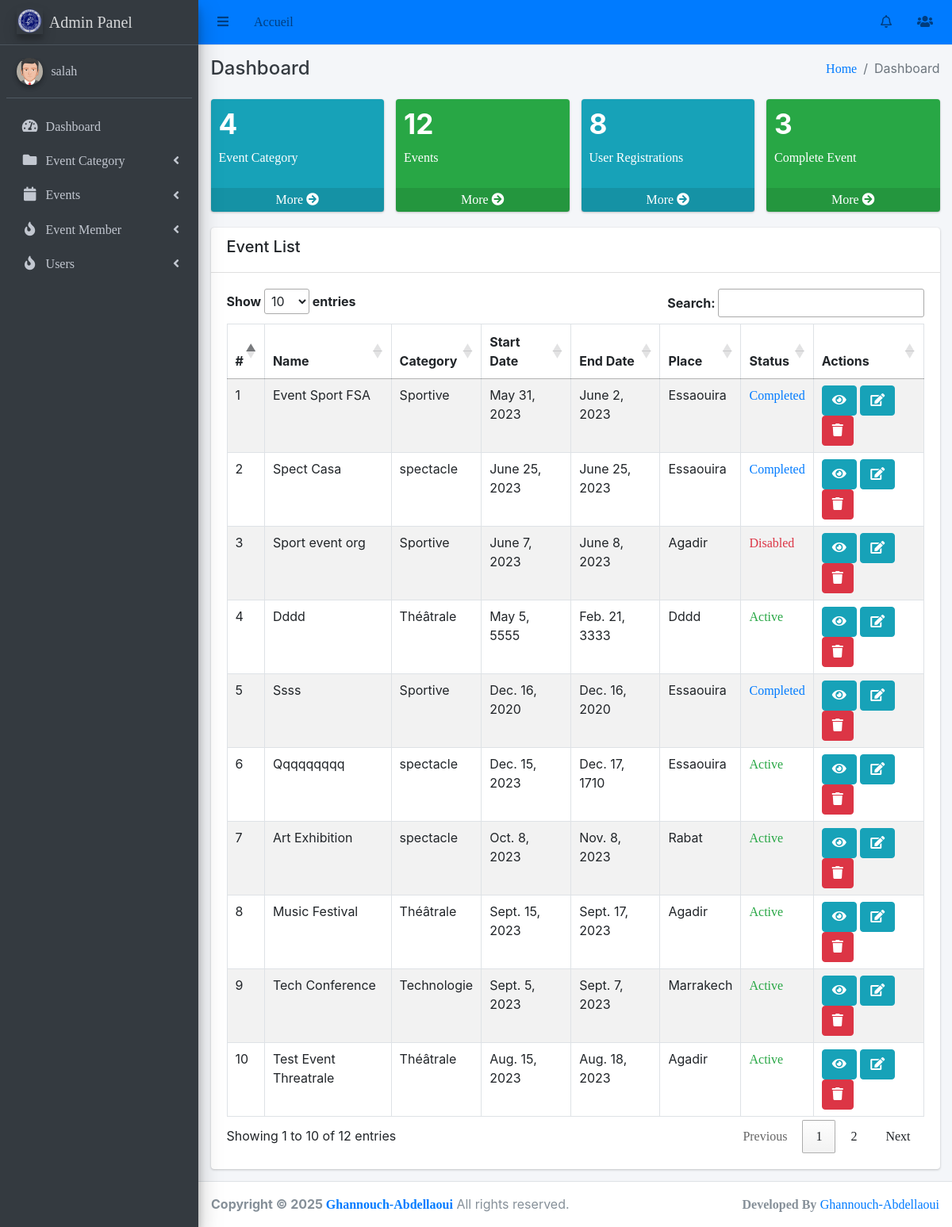
Screenshot of /admin_events/ (signed in) with the database file from the repository.
### events/models.py (models this page shows, shortened)
class Event(models.Model):
    category = models.ForeignKey(EventCategory, on_delete=models.CASCADE)
    name = models.CharField(max_length=255, unique=True)
    description = RichTextUploadingField()
    job_category = models.ForeignKey(JobCategory, on_delete=models.CASCADE)
    select_scheduled_status = (
        ('yet to scheduled', 'Yet to Scheduled'),
        ('scheduled', 'Scheduled')
    )
    scheduled_status = models.CharField(max_length=25, choices=select_scheduled_status)
    venue = models.CharField(max_length=255)
    start_date = models.DateField()
    end_date = models.DateField()
    location = LocationField()
    maximum_attende = models.PositiveIntegerField()
    created_user = models.ForeignKey('auth.User', on_delete=models.CASCADE, null=True, blank=True, related_name='event_created_user')
    updated_user = models.ForeignKey('auth.User', on_delete=models.CASCADE, blank=True, null=True, related_name='event_updated_user')
    created_date = models.DateField(auto_now_add=True)
    updated_date = models.DateField(auto_now_add=True)
    last_updated = models.DateTimeField(auto_now=True)
    status_choice = (
        ('disabled', 'Disabled'),
        ('active', 'Active'),
        ('deleted', 'Deleted'),
        ('time out', 'Time Out'),
        ('completed', 'Completed'),
        ('cancel', 'Cancel'),
    )
    status = models.CharField(choices=status_choice, max_length=10)
    price = models.DecimalField(max_digits=8, decimal_places=2,null=True)
    ticket = models.OneToOneField(Ticket, on_delete=models.CASCADE, null=True,  blank=True)

class EventCategory(models.Model):
    name = models.CharField(max_length=255, unique=True)
    code = models.CharField(max_length=6, unique=True)
    created_user = models.ForeignKey('auth.User', on_delete=models.CASCADE, related_name='created_user')
    updated_user = models.ForeignKey('auth.User', on_delete=models.CASCADE, related_name='updated_user')
    created_date = models.DateField(auto_now_add=True)
    updated_date = models.DateField(auto_now_add=True)
    status_choice = (
        ('active', 'Active'),
        ('deleted', 'Deleted'),
        ('blocked', 'Blocked'),
    )
    status = models.CharField(choices=status_choice, max_length=10)
    def __str__(self):
        return self.name

### gestion_even/views.py (the view)
# urls.py: path('admin_events/', dashboard, name='dashboard'),
@login_required(login_url='login_admin')
def dashboard(request):
    user = User.objects.count()
    event_ctg = EventCategory.objects.count()
    event = Event.objects.count()
    complete_event = Event.objects.filter(status='completed').count()
    events = Event.objects.all()  #!commented
    context = {
        'user': user,
        'event_ctg': event_ctg,
        'event': event,
        'complete_event': complete_event,
        'events': events
    }
    return render(request, 'dashboard.html', context)

### main/templates/dashboard.html (shortened to what this page needs)
{% extends 'base/base.html' %}
{% block breadcrumb %}Dashboard{% endblock breadcrumb %}
{% block content %}
<div class="row">
    <div class="col-lg-3 col-6">
      <div class="small-box bg-info">
        <div class="inner">
          {% if event_ctg %}
            <h3>{{ event_ctg }}</h3>
          {% else %}
            <h3>0</h3>
          {% endif %}
          <p>Event Category</p>
        </div>
        <a href="{% url 'admin_events:event-category-list' %}" class="small-box-footer">More <i class="fas fa-arrow-circle-right"></i></a>
      </div>
    </div>
    <div class="col-lg-3 col-6">
      <div class="small-box bg-success">
        <div class="inner">
          {% if event %}
            <h3>{{ event }}</h3>
          {% else %}
            <h3>0</h3>
          {% endif %}
          <p>Events</p>
        </div>
        <a href="{% url 'admin_events:event-list' %}" class="small-box-footer">More <i class="fas fa-arrow-circle-right"></i></a>
      </div>
    </div>
    <div class="col-lg-3 col-6">
      <div class="small-box bg-info">
        <div class="inner">
          {% if user %}
            <h3>{{ user }}</h3>
          {% else %}
            <h3>0</h3>
          {% endif %}
          <p>User Registrations</p>
        </div>
        <a href=" {% url 'admin_events:list_user' %}" class="small-box-footer">More <i class="fas fa-arrow-circle-right"></i></a>
      </div>
    </div>
    <div class="col-lg-3 col-6">
      <div class="small-box bg-success">
        <div class="inner">
          {% if complete_event %}
            <h3>{{ complete_event }}</h3>
          {% else %}
          <h3>0</h3>
          {% endif %}
          <p>Complete Event</p>
        </div>
        <a href="{% url 'admin_events:complete-event' %}" class="small-box-footer">More <i class="fas fa-arrow-circle-right"></i></a>
      </div>
    </div>
  </div>
  <div class="row">
    <div class="col-md-12">
        <div class="card">
            <div class="card-header">
                <div class="row">
                    <div class="col-md-5">
                        <h5>Event List</h5>
                    </div>
                </div>
            </div>
            <div class="card-body">
                  <table id="myTable" class="table table-striped table-bordered datatable dataTable no-footer"  role="grid" aria-describedby="DataTables_Table_0_info" style="border-collapse: collapse !important">
                    <thead>
                        <tr role="row">
                            <th>#</th>
                            <th>Name</th>
                            <th>Category</th>
                            <th>Start Date</th>
                            <th>End Date</th>
                            <th>Place</th>
                            <th>Status</th>
                            <th>Actions</th>
                        </tr>
                    </thead>
                    <tbody>
                        {% for event in events %}
                          <tr>
                              <td>{{ forloop.counter }}</td>
                              <td>{{ event.name|capfirst }}</td>
                              <td>{{ event.category }}</td>
                              <td>{{ event.start_date }}</td>
                              <td>{{ event.end_date }}</td>
                              <td>{{ event.venue|capfirst }}</td>
                              <td>
                                  {% if event.status == 'active' %}
                                    <a href="{% url 'admin_events:update-event-status' event.id %}" class="text-success">{{ event.status|title }}</a>
                                  {% elif event.status == 'completed' %}
                                    <a href="{% url 'admin_events:update-event-status' event.id %}" class="text-primary">{{ event.status|title }}</a>
                                  {% else %}
                                    <a href="{% url 'admin_events:update-event-status' event.id %}" class="text-danger">{{ event.status|title }}</a>
                                  {% endif %}
                              </td>
                              <td>
                                  <a class="btn btn-info" href="{% url 'admin_events:event-detail' event.pk %}" title="view">
                                      <i class="fa fa-eye"></i>
                                  </a>
                                  <a class="btn btn-info" href="{% url 'admin_events:event-edit' event.pk %}" title="edit">
                                    <i class="fa fa-edit"></i>
                                </a>
                                  <a class="btn btn-danger" href="{% url 'admin_events:event-delete' event.pk %}" title="delete">
                                      <i class="fa fa-trash"></i>
                                  </a>
                              </td>
                          </tr>
                        {% endfor %}
                    </tbody>
                </table>
            </div>
        </div>
    </div>
</div>
{% endblock content %}

### main/templates/base/sidebar.html (shortened to what this page needs)
{% load static %}
<aside class="main-sidebar sidebar-dark-primary elevation-4">
    <a href="#" class="brand-link">
      <img src="{% static 'img/logo.png' %}" alt="Logo" class="brand-image elevation-3"
           style="opacity: .8">
          <span class="brand-text font-weight-light">Admin Panel</span>
    </a>
    <div class="sidebar">
      <div class="user-panel mt-3 pb-3 mb-3 d-flex">
        <div class="image">
          <img src="{% static 'img/avatar5.png' %}" class="img-circle elevation-2" alt="User Image">
        </div>
        <div class="info">
          <a href="{% url 'admin_events:list_user' %}" class="d-block">{{request.user}}</a>
        </div>
      </div>
      <nav class="mt-2">
        <ul class="nav nav-pills nav-sidebar flex-column" data-widget="treeview" role="menu" data-accordion="false">
          <li class="nav-item">
            <a href="{% url 'dashboard' %}" class="nav-link">
              <i class="nav-icon fas fa-tachometer-alt"></i>
              <p>
                Dashboard
              </p>
            </a>
          </li>
          <li class="nav-item has-treeview menu-close">
            <a href="#" class="nav-link">
              <i class="nav-icon fas fa-folder"></i>
              <p>
                Event Category
                <i class="right fas fa-angle-left"></i>
              </p>
            </a>
          </li>
          <li class="nav-item has-treeview menu-close">
            <a href="#" class="nav-link">
              <i class="nav-icon fas fa-calendar"></i>
              <p>
                Events
                <i class="right fas fa-angle-left"></i>
              </p>
            </a>
          </li>
          <li class="nav-item has-treeview menu-close">
            <a href="#" class="nav-link">
              <i class="nav-icon fas fa-fire"></i>
              <p>
                Event Member
                <i class="right fas fa-angle-left"></i>
              </p>
            </a>
          </li>
          <li class="nav-item has-treeview menu-close">
            <a href="#" class="nav-link">
              <i class="nav-icon fas fa-fire"></i>
              <p>
                Users
                <i class="right fas fa-angle-left"></i>
              </p>
            </a>
          </li>
        </ul>
      </nav>
    </div>
  </aside>

### rows the page displays
Event: name "Event Sport FSA", category "Sportive", start_date "May 31, 2023", end_date "June 2, 2023", venue "Essaouira", status "Completed"
Event: name "Spect Casa", category "spectacle", start_date "June 25, 2023", end_date "June 25, 2023", venue "Essaouira", status "Completed"
Event: name "Sport event org", category "Sportive", start_date "June 7, 2023", end_date "June 8, 2023", venue "Agadir", status "Disabled"
Event: name "Dddd", category "Théâtrale", start_date "May 5, 5555", end_date "Feb. 21, 3333", venue "Dddd", status "Active"
Event: name "Ssss", category "Sportive", start_date "Dec. 16, 2020", end_date "Dec. 16, 2020", venue "Essaouira", status "Completed"
Event: name "Qqqqqqqqq", category "spectacle", start_date "Dec. 15, 2023", end_date "Dec. 17, 1710", venue "Essaouira", status "Active"
Event: name "Art Exhibition", category "spectacle", start_date "Oct. 8, 2023", end_date "Nov. 8, 2023", venue "Rabat", status "Active"
Event: name "Music Festival", category "Théâtrale", start_date "Sept. 15, 2023", end_date "Sept. 17, 2023", venue "Agadir", status "Active"
Event: name "Tech Conference", category "Technologie", start_date "Sept. 5, 2023", end_date "Sept. 7, 2023", venue "Marrakech", status "Active"
Event: name "Test Event Threatrale", category "Théâtrale", start_date "Aug. 15, 2023", end_date "Aug. 18, 2023", venue "Agadir", status "Active"

### other values shown
{{ request.user }} "salah"
{{ event_ctg }} "4"
{{ event }} "12"
{{ user }} "8"
{{ complete_event }} "3"
